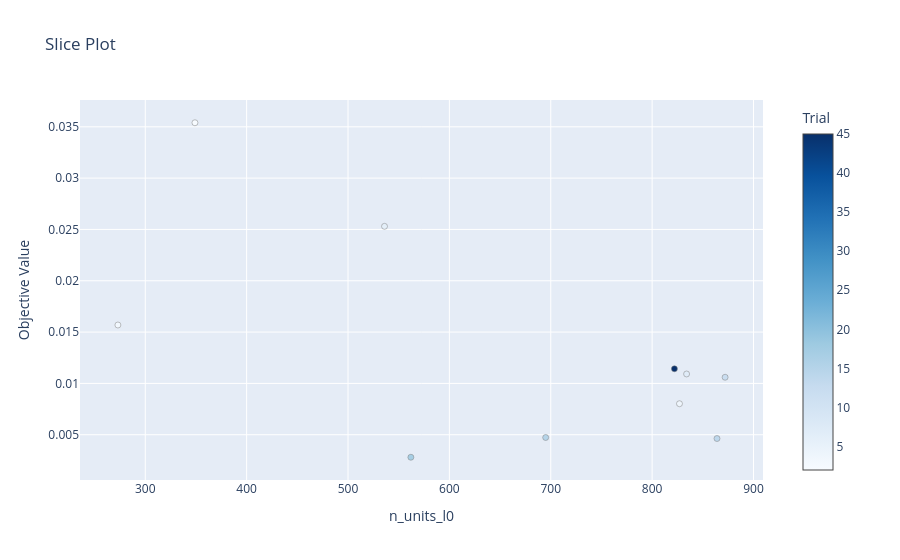

The code cell stored with this chart in its notebook:
### Code cell
optuna.visualization.plot_slice(loaded_study, params = ['n_layers']).show()

### Figure 1 — Plotly figure (JSON) as saved in the notebook; plotly's stock layout.template omitted (floating-point values rounded to 4 significant figures)
{"data": [{"marker": {"color": [2, 3, 4, 6, 7, 12, 14, 15, 17, 45], "colorbar": {"title": {"text": "Trial"}, "x": 1, "xpad": 40}, "colorscale": [[0, "rgb(247,251,255)"], [0.125, "rgb(222,235,247)"], [0.25, "rgb(198,219,239)"], [0.375, "rgb(158,202,225)"], [0.5, "rgb(107,174,214)"], [0.625, "rgb(66,146,198)"], [0.75, "rgb(33,113,181)"], [0.875, "rgb(8,81,156)"], [1, "rgb(8,48,107)"]], "line": {"color": "Grey", "width": 0.5}}, "mode": "markers", "name": "Feasible Trial", "showlegend": false, "type": "scatter", "x": [349, 273, 827, 536, 834, 872, 864, 695, 562, 822], "y": [0.03539, 0.01569, 0.008021, 0.0253, 0.01092, 0.0106, 0.004631, 0.004731, 0.002807, 0.01142]}], "layout": {"title": {"text": "Slice Plot"}, "xaxis": {"title": {"text": "n_units_l0"}}, "yaxis": {"title": {"text": "Objective Value"}}}}
